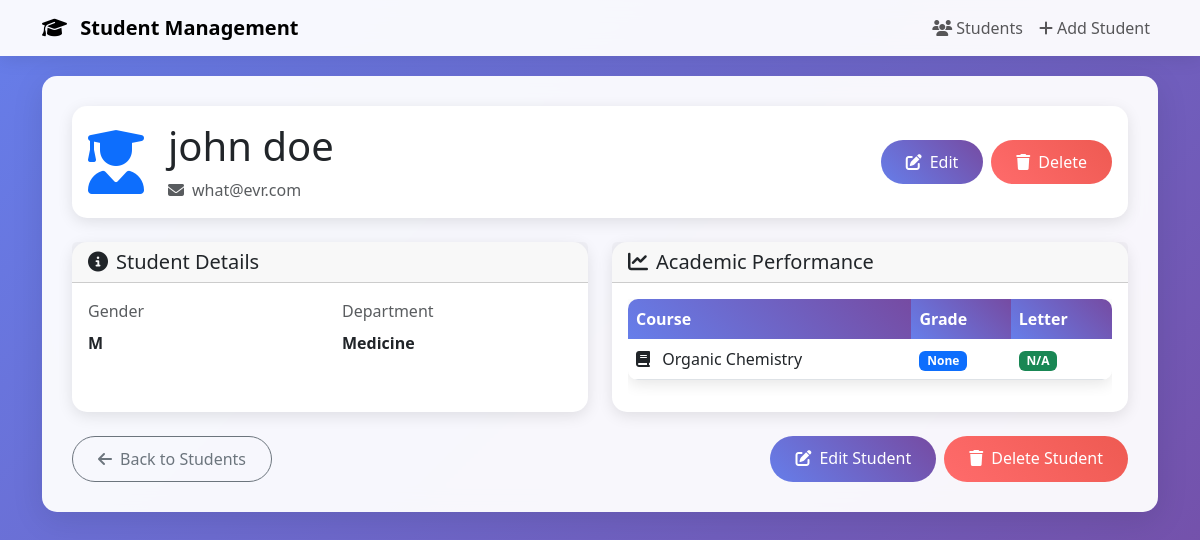
Page /students/7/ on the committed database.
### students/models.py (models this page shows, shortened)
class Student(models.Model):
    GENDER_CHOICES = [
        ('M', 'Male'),
        ('F', 'Female')
    ]
    first_name = models.CharField(max_length=50)
    last_name = models.CharField(max_length=50)
    gender = models.CharField( max_length=6, choices = GENDER_CHOICES)
    email = models.EmailField(unique=True)
    created_at = models.DateTimeField(default= timezone.now)
    class meta:
        ordering = ['first_name', 'last_name']
    courses = models.ManyToManyField(Course, related_name="students", through='Grade', blank=True)
    department = models.ForeignKey(Department,on_delete=models.SET_NULL, null=True, blank=True)

class Department(models.Model):
    department_name = models.CharField(max_length=50, unique=True)
    created_at = models.DateTimeField(default= timezone.now)

class Grade(models.Model):
    student = models.ForeignKey(Student,  on_delete=models.CASCADE)
    course = models.ForeignKey(Course, on_delete=models.CASCADE)
    grade = models.DecimalField(decimal_places=2, max_digits=5, null=True, blank=True)
    created_at = models.DateTimeField(default= timezone.now)
    def grade_letter(self):
        if self.grade is None:
            return 'N/A'
        elif self.grade >= 90 and self.grade <= 100:
            return 'A+'
        elif self.grade >= 85 and self.grade <= 89:
            return 'A'
        elif self.grade >= 80 and self.grade <= 84:
            return 'A-'
        elif self.grade >= 75 and self.grade <= 79:
            return 'B+'
        elif self.grade >= 70 and self.grade <= 74:
            return 'B'
        elif self.grade >= 65 and self.grade <= 69:
            return 'B-'
        elif self.grade >= 60 and self.grade <= 64:
            return 'C'
        else:
            return 'F'

class Course(models.Model):
    course_name = models.CharField(max_length=50)
    course_code = models.CharField(max_length= 50, unique= True)
    description = models.TextField(max_length= 500)
    department = models.ForeignKey(Department, on_delete=models.CASCADE, related_name='courses')
    created_at = models.DateTimeField(default= timezone.now)

### students/views.py (the view)
# urls.py: path('students/<int:pk>/',StudentDetailView.as_view() , name='student-detail'),
class StudentDetailView(DetailView):
    model = Student
    template_name = 'students/student_detail.html'
    context_object_name = 'students'
    def get_context_data(self, **kwargs):
        context = super().get_context_data(**kwargs)
        student = self.get_object()
        context['grades'] = Grade.objects.filter(student=student)
        context['department'] = self.object.department
        return context

### students/templates/students/student_detail.html (shortened to what this page needs)
{% extends 'students/base.html' %}
{% block content %}
<div class="row">
    <div class="col-12">
        <div class="card mb-4">
            <div class="card-body">
                <div class="d-flex align-items-center">
                    <div class="avatar-placeholder me-4">
                        <i class="fas fa-user-graduate fa-4x text-primary"></i>
                    </div>
                    <div class="flex-grow-1">
                        <h1 class="card-title mb-2">{{ students.first_name }} {{ students.last_name }}</h1>
                        <p class="text-muted mb-0">
                            <i class="fas fa-envelope me-2"></i>{{ students.email }}
                        </p>
                    </div>
                    <div class="d-flex gap-2">
                        <a href="{% url 'student-update' students.pk %}" class="btn btn-primary">
                            <i class="fas fa-edit me-2"></i>Edit
                        </a>
                        <a href="{% url 'student-delete' students.pk %}" class="btn btn-danger">
                            <i class="fas fa-trash me-2"></i>Delete
                        </a>
                    </div>
                </div>
            </div>
        </div>
        <div class="row">
            <div class="col-md-6 mb-4">
                <div class="card h-100">
                    <div class="card-header">
                        <h5 class="mb-0">
                            <i class="fas fa-info-circle me-2"></i>Student Details
                        </h5>
                    </div>
                    <div class="card-body">
                        <div class="row">
                            <div class="col-6 mb-3">
                                <label class="form-label text-muted">Gender</label>
                                <p class="mb-0 fw-bold">{{ students.gender }}</p>
                            </div>
                            <div class="col-6 mb-3">
                                <label class="form-label text-muted">Department</label>
                                <p class="mb-0 fw-bold">
                                    {{ students.department.department_name|default:"Not Assigned" }}
                                </p>
                            </div>
                        </div>
                    </div>
                </div>
            </div>
            <div class="col-md-6 mb-4">
                <div class="card h-100">
                    <div class="card-header">
                        <h5 class="mb-0">
                            <i class="fas fa-chart-line me-2"></i>Academic Performance
                        </h5>
                    </div>
                    <div class="card-body">
                        {% if grades %}
                            <div class="table-responsive">
                                <table class="table table-hover">
                                    <thead>
                                        <tr>
                                            <th>Course</th>
                                            <th>Grade</th>
                                            <th>Letter</th>
                                        </tr>
                                    </thead>
                                    <tbody>
                                        {% for grade_obj in grades %}
                                        <tr>
                                            <td>
                                                <i class="fas fa-book me-2"></i>
                                                {{ grade_obj.course.course_name }}
                                            </td>
                                            <td>
                                                <span class="badge bg-primary">{{ grade_obj.grade }}</span>
                                            </td>
                                            <td>
                                                <span class="badge bg-success">{{ grade_obj.grade_letter }}</span>
                                            </td>
                                        </tr>
                                        {% endfor %}
                                    </tbody>
                                </table>
                            </div>
                        {% else %}
                            <div class="text-center py-4">
                                <i class="fas fa-chart-line fa-2x text-muted mb-3"></i>
                                <p class="text-muted mb-0">No grades recorded yet</p>
                            </div>
                        {% endif %}
                    </div>
                </div>
            </div>
        </div>
        <div class="d-flex justify-content-between">
            <a href="{% url 'student-list' %}" class="btn btn-outline-secondary">
                <i class="fas fa-arrow-left me-2"></i>Back to Students
            </a>
            <div class="d-flex gap-2">
                <a href="{% url 'student-update' students.pk %}" class="btn btn-primary">
                    <i class="fas fa-edit me-2"></i>Edit Student
                </a>
                <a href="{% url 'student-delete' students.pk %}" class="btn btn-danger">
                    <i class="fas fa-trash me-2"></i>Delete Student
                </a>
            </div>
        </div>
    </div>
</div>
{% endblock %}

### students/templates/students/base.html (style rules this page uses)
body { background: linear-gradient(135deg, #667eea 0%, #764ba2 100%); min-height: 100vh; }
.card { border: none; border-radius: 15px; box-shadow: 0 4px 15px rgba(0, 0, 0, 0.1); transition: transform 0.3s ease; }
.btn { border-radius: 25px; padding: 10px 25px; font-weight: 500; transition: all 0.3s ease; }
.btn-primary { background: linear-gradient(45deg, #667eea, #764ba2); border: none; }
.btn-danger { background: linear-gradient(45deg, #ff6b6b, #ee5a52); border: none; }
.table { border-radius: 10px; overflow: hidden; box-shadow: 0 4px 15px rgba(0, 0, 0, 0.1); }
.table thead th { background: linear-gradient(45deg, #667eea, #764ba2); color: white; border: none; font-weight: 600; }

### rows in the picture
Student: first_name "john", last_name "doe", email "what@evr.com", gender "M", department.department_name "Medicine"
Grade: course.course_name "Organic Chemistry", grade "None", grade_letter "N/A"
